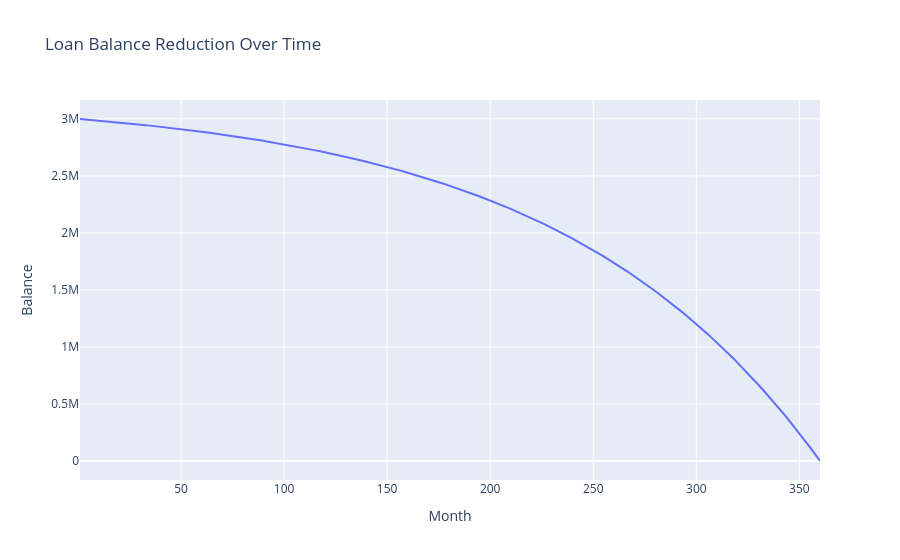

Here is the notebook cell this chart was saved with:
### Code cell
# Plot 1 – Loan Balance Over Time
fig = px.line(
    df,
    x="Month",
    y="Balance",
    title="Loan Balance Reduction Over Time"
)

fig.show()

### Figure 1 — Plotly figure (JSON) as saved in the notebook; plotly's stock layout.template omitted (floating-point values rounded to 4 significant figures; data arrays with more than 128 entries replaced by an {"elided": "..."} marker saying what was removed)
{"data": [{"hovertemplate": "Month=%{x}<br>Balance=%{y}<extra></extra>", "legendgroup": "", "line": {"color": "#636efa", "dash": "solid"}, "marker": {"symbol": "circle"}, "mode": "lines", "name": "", "orientation": "v", "showlegend": false, "type": "scatter", "x": {"elided": "360 int values"}, "xaxis": "x", "y": {"elided": "360 float values"}, "yaxis": "y"}], "layout": {"legend": {"tracegroupgap": 0}, "title": {"text": "Loan Balance Reduction Over Time"}, "xaxis": {"anchor": "y", "domain": [0, 1], "title": {"text": "Month"}}, "yaxis": {"anchor": "x", "domain": [0, 1], "title": {"text": "Balance"}}}}
